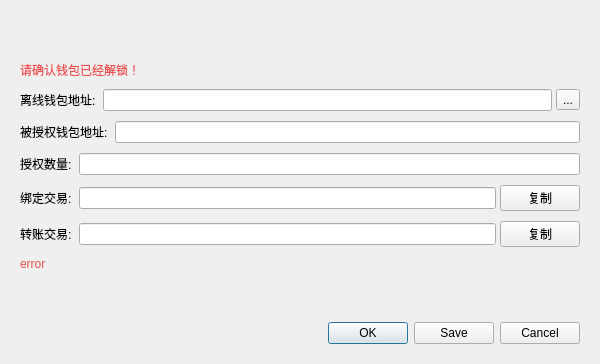
<?xml version="1.0" encoding="UTF-8"?>
<ui version="4.0">
 <class>OfflineMiningDialog</class>
 <widget class="QDialog" name="OfflineMiningDialog">
  <property name="geometry">
   <rect>
    <x>0</x>
    <y>0</y>
    <width>600</width>
    <height>364</height>
   </rect>
  </property>
  <property name="windowTitle">
   <string>Dialog</string>
  </property>
  <layout class="QVBoxLayout" name="verticalLayout">
   <property name="spacing">
    <number>0</number>
   </property>
   <property name="leftMargin">
    <number>0</number>
   </property>
   <property name="topMargin">
    <number>0</number>
   </property>
   <property name="rightMargin">
    <number>0</number>
   </property>
   <property name="bottomMargin">
    <number>0</number>
   </property>
   <item>
    <widget class="QWidget" name="Widget_bk_small" native="true">
     <layout class="QVBoxLayout" name="verticalLayout_5">
      <property name="spacing">
       <number>10</number>
      </property>
      <property name="leftMargin">
       <number>20</number>
      </property>
      <property name="topMargin">
       <number>20</number>
      </property>
      <property name="rightMargin">
       <number>20</number>
      </property>
      <property name="bottomMargin">
       <number>20</number>
      </property>
      <item>
       <spacer name="verticalSpacer_2">
        <property name="orientation">
         <enum>Qt::Vertical</enum>
        </property>
        <property name="sizeHint" stdset="0">
         <size>
          <width>20</width>
          <height>40</height>
         </size>
        </property>
       </spacer>
      </item>
      <item>
       <layout class="QVBoxLayout" name="verticalLayout_4">
        <property name="spacing">
         <number>4</number>
        </property>
        <item>
         <widget class="QLabel" name="label_6">
          <property name="styleSheet">
           <string notr="true">QLabel { color: #ec5151; }</string>
          </property>
          <property name="text">
           <string>请确认钱包已经解锁！</string>
          </property>
         </widget>
        </item>
       </layout>
      </item>
      <item>
       <layout class="QHBoxLayout" name="horizontalLayout">
        <property name="spacing">
         <number>4</number>
        </property>
        <item>
         <widget class="QLabel" name="label">
          <property name="text">
           <string>离线钱包地址: </string>
          </property>
         </widget>
        </item>
        <item>
         <widget class="QLineEdit" name="originAddrEdit"/>
        </item>
        <item>
         <widget class="QToolButton" name="toolButton">
          <property name="minimumSize">
           <size>
            <width>0</width>
            <height>0</height>
           </size>
          </property>
          <property name="maximumSize">
           <size>
            <width>16777215</width>
            <height>16777215</height>
           </size>
          </property>
          <property name="styleSheet">
           <string notr="true">QPushButton{ background-color: #2c2c2c;border-radius: 4px;border: none;}</string>
          </property>
          <property name="text">
           <string>...</string>
          </property>
          <property name="icon">
           <iconset>
            <normaloff>:/res/icons/address_book.png</normaloff>:/res/icons/address_book.png</iconset>
          </property>
         </widget>
        </item>
       </layout>
      </item>
      <item>
       <layout class="QHBoxLayout" name="horizontalLayout_2">
        <property name="spacing">
         <number>4</number>
        </property>
        <item>
         <widget class="QLabel" name="label_2">
          <property name="text">
           <string>被授权钱包地址: </string>
          </property>
         </widget>
        </item>
        <item>
         <widget class="QLineEdit" name="bindAddrEdit"/>
        </item>
       </layout>
      </item>
      <item>
       <layout class="QHBoxLayout" name="horizontalLayout_3">
        <property name="spacing">
         <number>4</number>
        </property>
        <item>
         <widget class="QLabel" name="label_3">
          <property name="text">
           <string>授权数量: </string>
          </property>
         </widget>
        </item>
        <item>
         <widget class="QLineEdit" name="AmountEdit"/>
        </item>
       </layout>
      </item>
      <item>
       <widget class="QWidget" name="ResultVerticalWidget" native="true">
        <layout class="QVBoxLayout" name="verticalLayout_3">
         <property name="spacing">
          <number>10</number>
         </property>
         <property name="leftMargin">
          <number>0</number>
         </property>
         <property name="topMargin">
          <number>0</number>
         </property>
         <property name="rightMargin">
          <number>0</number>
         </property>
         <property name="bottomMargin">
          <number>0</number>
         </property>
         <item>
          <layout class="QHBoxLayout" name="horizontalLayout_4">
           <property name="spacing">
            <number>4</number>
           </property>
           <item>
            <widget class="QLabel" name="label_4">
             <property name="text">
              <string>绑定交易: </string>
             </property>
            </widget>
           </item>
           <item>
            <widget class="QLineEdit" name="txhexBindEdit"/>
           </item>
           <item>
            <widget class="QPushButton" name="BindCopyButton">
             <property name="text">
              <string>复制</string>
             </property>
            </widget>
           </item>
          </layout>
         </item>
         <item>
          <layout class="QHBoxLayout" name="horizontalLayout_5">
           <property name="spacing">
            <number>4</number>
           </property>
           <item>
            <widget class="QLabel" name="label_5">
             <property name="text">
              <string>转账交易: </string>
             </property>
            </widget>
           </item>
           <item>
            <widget class="QLineEdit" name="txhexTransEdit"/>
           </item>
           <item>
            <widget class="QPushButton" name="TransCopyButton">
             <property name="text">
              <string>复制</string>
             </property>
            </widget>
           </item>
          </layout>
         </item>
        </layout>
       </widget>
      </item>
      <item>
       <widget class="QWidget" name="ErrorVerticalWidget" native="true">
        <layout class="QVBoxLayout" name="verticalLayout_2">
         <property name="spacing">
          <number>4</number>
         </property>
         <property name="leftMargin">
          <number>0</number>
         </property>
         <property name="topMargin">
          <number>0</number>
         </property>
         <property name="rightMargin">
          <number>0</number>
         </property>
         <property name="bottomMargin">
          <number>0</number>
         </property>
         <item>
          <widget class="QLabel" name="Errorlabel">
           <property name="styleSheet">
            <string notr="true">QLabel { color: #ec5151; }</string>
           </property>
           <property name="text">
            <string>error</string>
           </property>
          </widget>
         </item>
        </layout>
       </widget>
      </item>
      <item>
       <spacer name="verticalSpacer">
        <property name="orientation">
         <enum>Qt::Vertical</enum>
        </property>
        <property name="sizeHint" stdset="0">
         <size>
          <width>20</width>
          <height>40</height>
         </size>
        </property>
       </spacer>
      </item>
      <item>
       <widget class="QDialogButtonBox" name="buttonBox">
        <property name="orientation">
         <enum>Qt::Horizontal</enum>
        </property>
        <property name="standardButtons">
         <set>QDialogButtonBox::Cancel|QDialogButtonBox::Ok|QDialogButtonBox::Save</set>
        </property>
       </widget>
      </item>
     </layout>
    </widget>
   </item>
  </layout>
 </widget>
 <resources/>
 <connections>
  <connection>
   <sender>buttonBox</sender>
   <signal>accepted()</signal>
   <receiver>OfflineMiningDialog</receiver>
   <slot>accept()</slot>
   <hints>
    <hint type="sourcelabel">
     <x>248</x>
     <y>254</y>
    </hint>
    <hint type="destinationlabel">
     <x>157</x>
     <y>274</y>
    </hint>
   </hints>
  </connection>
  <connection>
   <sender>buttonBox</sender>
   <signal>rejected()</signal>
   <receiver>OfflineMiningDialog</receiver>
   <slot>reject()</slot>
   <hints>
    <hint type="sourcelabel">
     <x>316</x>
     <y>260</y>
    </hint>
    <hint type="destinationlabel">
     <x>286</x>
     <y>274</y>
    </hint>
   </hints>
  </connection>
 </connections>
</ui>
